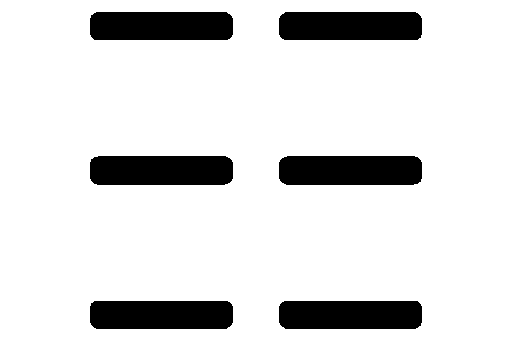
#> input picture liquid_generation/pallet_solid_mask.png, 512 x 341 px
$ python gen_many_masks.py
#> lines starting #> are read from the running program, lines starting #| are printed output that depends on the picture; after the words box and inside, x2 and y2 are one past the last pixel; in counts of white or black regions, pixels touching at a corner belong together
### liquid_generation/generate_liquid_mask.py
"""
generate_liquid_mask.py
-----------------------
Generates a transparent-background liquid splash mask PNG
from a fixed set of parameters.

Requirements:
    pip install numpy Pillow

Usage:
    python generate_liquid_mask.py

Output:
    liquid_mask.png  — RGBA PNG
"""

import argparse
import json
import numpy as np
from PIL import Image
import os


# ─────────────────────────────────────────────
# PARAMETERS — tune these (use the test_liquid_mask.html to check)
# ─────────────────────────────────────────────

DEFAULT_PARAMS = {
    "scale":           4.0,
    "octaves":         3,
    "persistence":     0.59,
    "warp":            0.3,
    "threshold":       0.49,
    "edge_soft":       0.04,
    "color":           (255, 255, 255),
    "seed":            None,
    "offset_x":        None,
    "offset_y":        None,
    "pallet_x_min":   -0.5999,
    "pallet_x_max":    0.5999,
    "pallet_y_min":   -0.3999,
    "pallet_y_max":    0.3999,
    "pallet_mask_png": "pallet_solid_mask.png",
    "base_width":      512,
}

# ─────────────────────────────────────────────────────────────────────────────


def _build_perm(seed_int: int) -> np.ndarray:
    """Build a 512-length permutation table from an integer seed (LCG shuffle)."""
    p = list(range(256))
    s = seed_int & 0xFFFFFFFF
    for i in range(255, 0, -1):
        s = (s * 1664525 + 1013904223) & 0xFFFFFFFF
        j = s % (i + 1)
        p[i], p[j] = p[j], p[i]
    perm = np.array(p * 2, dtype=np.uint8)
    return perm


def _fade(t: np.ndarray) -> np.ndarray:
    return t * t * t * (t * (t * 6 - 15) + 10)


def _grad2(h: np.ndarray, x: np.ndarray, y: np.ndarray) -> np.ndarray:
    h = h & 3
    u = np.where(h < 2, x, y)
    v = np.where(h < 2, y, x)
    return np.where(h & 1, -u, u) + np.where(h & 2, -v, v)


def _perlin_grid(xs: np.ndarray, ys: np.ndarray, perm: np.ndarray) -> np.ndarray:
    """Vectorised 2-D Perlin noise over a 2-D grid of (xs, ys)."""
    xi = np.floor(xs).astype(np.int32) & 255
    yi = np.floor(ys).astype(np.int32) & 255
    xf = xs - np.floor(xs)
    yf = ys - np.floor(ys)
    u = _fade(xf)
    v = _fade(yf)

    aa = perm[perm[xi]     + yi    ]
    ab = perm[perm[xi]     + yi + 1]
    ba = perm[perm[xi + 1] + yi    ]
    bb = perm[perm[xi + 1] + yi + 1]

    x1 = xf - 1
    y1 = yf - 1
    n00 = _grad2(aa, xf, yf)
    n10 = _grad2(ba, x1, yf)
    n01 = _grad2(ab, xf, y1)
    n11 = _grad2(bb, x1, y1)

    ix0 = n00 + u * (n10 - n00)
    ix1 = n01 + u * (n11 - n01)
    return ix0 + v * (ix1 - ix0)


def _fbm(xs: np.ndarray, ys: np.ndarray,
         octaves: int, persistence: float,
         perm: np.ndarray) -> np.ndarray:
    """Fractional Brownian motion — sum of Perlin octaves."""
    value = np.zeros_like(xs)
    amplitude = 1.0
    frequency = 1.0
    max_val = 0.0
    for _ in range(octaves):
        value += _perlin_grid(xs * frequency, ys * frequency, perm) * amplitude
        max_val += amplitude
        amplitude *= persistence
        frequency *= 2.0
    return value / max_val

def build_pallet_mask(params: dict, W: int, H: int) -> np.ndarray:
    """
    Load the pre-baked pallet solid-surface mask PNG and resize it to W x H.

    The mask PNG is generated once from Isaac Sim using extract_pallet_mask.py
    and lives alongside this script — no Isaac Sim needed at runtime.

    Returns a uint8 numpy array (H, W): 255 = solid surface, 0 = hole/background.
    """
    mask_path = params.get("pallet_mask_png")
    if not mask_path:
        mask_path = os.path.join(
            os.path.dirname(os.path.abspath(__file__)), "pallet_solid_mask.png"
        )
    if not os.path.exists(mask_path):
        raise FileNotFoundError(
            f"Pallet mask not found at '{mask_path}'."
            "Run extract_pallet_mask.py inside Isaac Sim once to generate it."
        )
    mask = Image.open(mask_path).convert("L").resize((W, H), Image.LANCZOS)
    return np.array(mask)

def generate(params: dict,  output: str) -> Image.Image:
    # Derive W×H from pallet aspect ratio so texture maps 1-to-1, no stretching
    pallet_w = params["pallet_x_max"] - params["pallet_x_min"]
    pallet_h = params["pallet_y_max"] - params["pallet_y_min"]
    W = params["base_width"]
    H = int(round(W * pallet_h / pallet_w))

    scale       = params["scale"]
    octaves     = params["octaves"]
    persistence = params["persistence"]
    warp_str    = params["warp"]
    threshold   = params["threshold"]
    edge_soft   = params["edge_soft"]
    color       = params["color"]

    rng = np.random.default_rng(params.get("seed"))
    seed_int = int(rng.integers(0, 2**31))
    warp_seed_int = int(rng.integers(0, 2**31))

    ox = params.get("offset_x") or rng.random() * 10000
    oy = params.get("offset_y") or rng.random() * 10000

    perm      = _build_perm(seed_int)
    warp_perm = _build_perm(warp_seed_int)

    # Build coordinate grids
    gx, gy = np.meshgrid(
        np.linspace(0, scale, W, endpoint=False),
        np.linspace(0, scale, H, endpoint=False),
    )
    gx += ox
    gy += oy

    warp_oct = min(octaves, 4)
    wx = _fbm(gx + 1.7, gy + 9.2, warp_oct, persistence, warp_perm) * warp_str
    wy = _fbm(gx + 8.3, gy + 2.8, warp_oct, persistence, warp_perm) * warp_str

    noise = _fbm(gx + wx, gy + wy, octaves, persistence, perm)
    n01 = (noise + 1.0) * 0.5   # remap [-1,1] → [0,1]

    lo = threshold - edge_soft * 0.5
    hi = threshold + edge_soft * 0.5

    alpha = np.where(
        n01 <= lo, 255.0,
        np.where(n01 >= hi, 0.0,
                 255.0 * (1.0 - (n01 - lo) / (hi - lo)))
    ).astype(np.uint8)

    # Apply pallet solid-surface mask — zeros out holes and background.
    # Requires Isaac Sim; skipped gracefully if unavailable.
    try:
        solid = build_pallet_mask(params, W, H)
        alpha = ((alpha.astype(np.float32) * solid.astype(np.float32)) / 255.0).astype(np.uint8)
    except Exception as e:
        print(f"  [pallet mask skipped: {e}]")

    r, g, b = color
    rgba = np.stack([
        np.full((H, W), r, dtype=np.uint8),
        np.full((H, W), g, dtype=np.uint8),
        np.full((H, W), b, dtype=np.uint8),
        alpha,
    ], axis=-1)

    img = Image.fromarray(rgba, mode="RGBA")
    img.save(output)
    return img

# [16 lines left out: function _parse_args, not called in this run]

# [27 lines that do not run on import are left out]

### liquid_generation/gen_many_masks.py
import argparse
import os
import sys

sys.path.insert(0, os.path.dirname(os.path.abspath(__file__)))
from generate_liquid_mask import generate, DEFAULT_PARAMS

# PARAMETERS — tune these (use the test_liquid_mask.html to check)
# Examples
# 4.0,3,0.59,0.30,0.49,0.04,512
# 2.5,6,0.49,0.12,0.57,0.08,512
# 4.0,4,0.30,0.12,0.47,0.08,512
# 2.0,3,0.59,0.06,0.42,0.08,512

PARAMS = {
    **DEFAULT_PARAMS,
    "scale":       6.0,
    "octaves":     4,
    "persistence": 0.50,
    "warp":        0.15,
    "threshold":   0.49,
    "edge_soft":   0.06,
    "base_width":  512,
}

def parse_args():
    parser = argparse.ArgumentParser(description="Batch-generate N liquid mask PNGs.")
    parser.add_argument("--count",   type=int, default=10,
                        help="Number of masks to generate (default: 10)")
    parser.add_argument("--out_dir", default="masks",
                        help="Output directory (default: liquid_masks/)")
    parser.add_argument("--prefix",  default="liquid_mask",
                        help="Filename prefix (default: liquid_mask)")
    return parser.parse_args()

def main():
    args = parse_args()

    os.makedirs(args.out_dir, exist_ok=True)

    print(f"Generating {args.count} mask(s) → {os.path.abspath(args.out_dir)}/")
    print()

    for i in range(args.count):
        run_params = dict(PARAMS)
        run_params["seed"] = None   # random each time

        filename = f"{args.prefix}_{i:04d}.png"
        output_path = os.path.join(args.out_dir, filename)

        img = generate(run_params, output_path)
#> in build_pallet_mask, mask is the input picture: PIL image 512x341 L; 86.3% white; 6 black regions, box (x1, y1, x2, y2) and area: (90, 156, 233, 185) 4072, (279, 156, 422, 185) 4072, (90, 12, 233, 40) 3947, (279, 12, 422, 40) 3947, (90, 301, 233, 329) 3947, (279, 301, 422, 329) 3947
#> in generate, `alpha = ((alpha.astype(np.float32) * solid.astype(np.float32)) / 255.0..`:
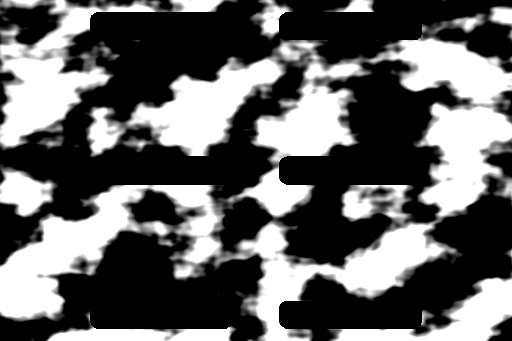
#> alpha: shape (341, 512); min 0, max 255, mean 100.6
        print(f"[{i+1:>{len(str(args.count))}}/{args.count}] {filename}  ({img.width}×{img.height})")
#| [ 1/10] liquid_mask_0000.png  (512×341)

if __name__ == "__main__":
    main()
